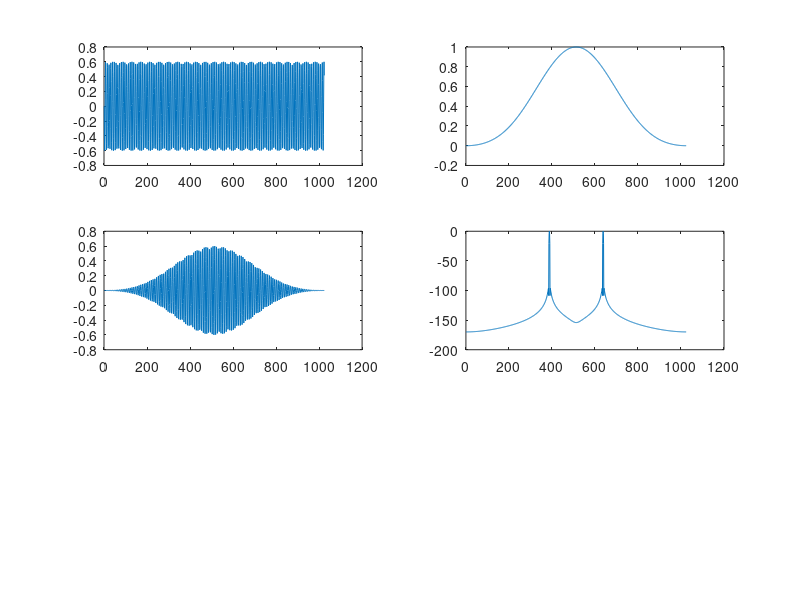

This chart was generated by the following MATLAB code:
N = 1024; % window length
w = (.42 - .5*cos(2*pi*(0:N-1)/(N-1)) + .08*cos(4*pi*(0:N-1)/(N-1)));
% Blackman window
fs = 8192;
t = 0 : 1/fs : (N-1)/fs;
signal = 0.6*cos(0.25*2*pi + 1000*2*pi*t);
windowed_signal = signal .* w;
y = windowed_signal;

subplot(3,2,1);
plot(signal)

subplot(3,2,2);
plot(w)

subplot(3,2,3);
plot(windowed_signal)

spectrum = log(abs(fft(windowed_signal,4*N)));

subplot(3,2,4);

plot(fftshift(20*log10(abs(fft(y))./max(abs(fft(y))))));